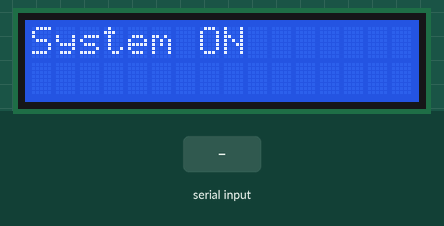
Recording of a sketch running on a simulated Arduino Uno, built with avr-gcc and run on an emulated ATmega328P. On the bench: 16×2 character LCD. The test bench sets the inputs (shaded band). What the sketch prints to the serial monitor is not drawn.

Above: at 0.1 s.
1.8 s: "1\n" received over Serial
At 3.3 s:
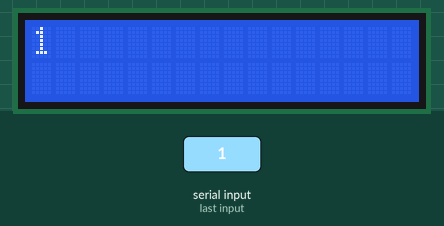
4.0 s: "0\n" received over Serial
At 4.9 s:
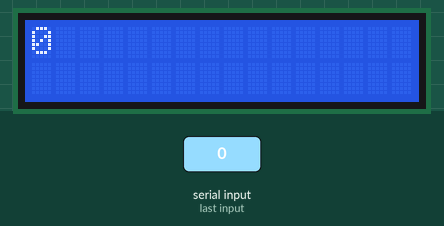
6.0 s: "2\n" received over Serial
At 7.8 s:
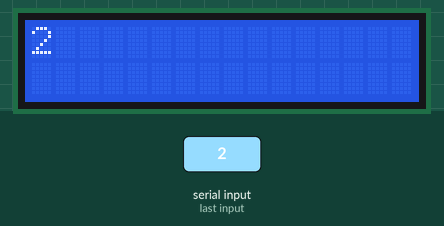
Timing chart, 0 to 9.3 s (numbered marks = the images above; inputs shaded):
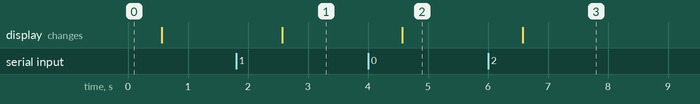

The sketch:

C_digo_Arduino_2_.ino
```cpp
//Code Display

#include <LiquidCrystal.h>
#include <string.h>
#include <SoftwareSerial.h>

//Criando um objeto da classe LiquidCrystal e

LiquidCrystal lcd(12, 11, 5, 4, 3, 2); //inicializando os pinos da interface.
 String distancia;

void setup() {
   lcd.begin(16, 2); // Inicializando formato da tela do display
   lcd.print("System ON");
  delay(500);
  Serial.begin(9600);
  lcd.clear();
  // Inicializando comunicação serial

}

void loop() {
	lcd.setCursor(0, 0);
  if(Serial.available() > 0){
    delay(500);
    lcd.clear();
   	 distancia = Serial.readStringUntil('\n');  // Comunicação entre os dois arduinios
  }

  Serial.println(distancia);  // Print da Distancia capitada no Arduino 1, demonstrada no display conectado ao arduino 2
  lcd.print(distancia);
    delay(500);

}
```

Measured:
- after the input at 1.8 s, the display: changes after 0.77 s (image 1)
- after the input at 4.0 s, the display: changes after 0.57 s (image 2)
- after the input at 6.0 s, the display: changes after 0.58 s (image 3)
